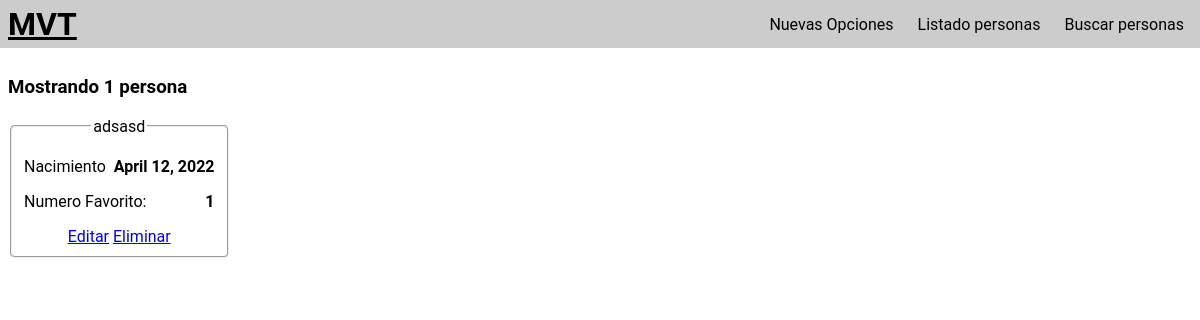
The page /people/ on the database as committed earlier.
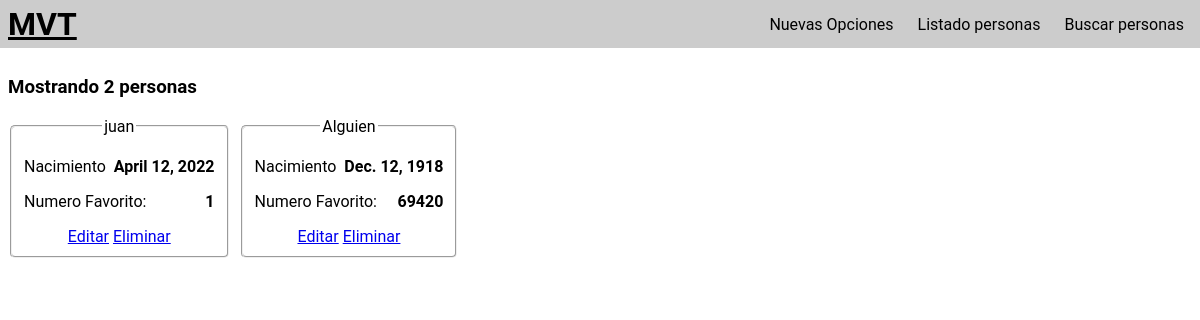
The same page on the database as committed later.
### MVT/models.py (models this page shows, shortened)
class Person(models.Model):
    name = models.CharField(max_length=30)
    born = models.DateField()
    favourite_number = models.IntegerField()
    favourite_movie = models.ForeignKey(Movie, on_delete=models.PROTECT)
    favourite_brand = models.ForeignKey(Brand, on_delete=models.PROTECT)

### MVT/views.py (the view)
# urls.py: path("people/", PersonList.as_view(), name='people'),
class PersonList(TemplateView):
    def get(self, request):
        template_name = "people/all.html"
        people = Person.objects.all()
        context = {
            "getObject": request.GET,
            "q_people": people.count(),
            "people": people,
        }
        return render(request, template_name, context)

### MVT/templates/people/all.html (shortened to what this page needs)
{% extends 'base.html' %}
{% block header_title %}
 <h3>
     {% if q_people > 0 %}
         Mostrando {{q_people}} persona{% if q_people > 1 %}s{% endif %}
     {% else %}
         No se encontraron personas (<a href="{% url 'addPerson' %}">Agregar?</a>)
     {% endif %}
{% endblock %}
{% block content %}
<ul>
    {% for person in people %}
    <li>
        <fieldset>
            <legend>{{ person.name }}</legend>
            <p>Nacimiento <b>{{ person.born }}</b></p>
            <p>Numero Favorito: <b>{{ person.favourite_number }}</b></p>
            <a href="{% url 'editPerson' id=person.id %}">Editar</a>
            <a href="{% url 'deletePerson' id=person.id %}">Eliminar</a>
        </fieldset>
    </li>
    {% endfor %}
</ul>
{% endblock %}

### MVT/templates/base.html (shortened to what this page needs)
<!DOCTYPE html>
<html lang="en">
<head>
</head>
<body>
    <header>
        <h1><a href="/">MVT</a></h1>
        <nav>
            <ul>
                <li class="nav_link--back">
                </li>
                <li>
                    <a href="{% url 'new' %}">Nuevas Opciones</a>
                </li>
                <li>
                    <a href="{% url 'people' %}">Listado personas</a>
                </li>
                <li>
                    <a href="{% url 'searchPerson' %}">Buscar personas</a>
                </li>
            </ul>
        </nav>
    </header>
    <section>
        <h1> {% block header_title %}{% endblock %} </h1>
        {% block content %}
        {% endblock %}
    </section>
</body>
</html>

### MVT/templates/base.html (style rules this page uses)
body { font-family: "Roboto", sans-serif; margin: 0; padding: 0; }
header { background: #ccc; display: flex; justify-content: space-between; align-items: center; padding: 0; height: 3rem; padding: 0 0.5rem; }
section { padding: 0.5rem }
ul { display: flex; flex-flow: row wrap; gap: 0.5rem; padding: 0; margin: 0; }
ul li { list-style: none; }
fieldset { text-align: center; border-radius: 5px; }
fieldset legend { margin: auto; }
fieldset p { display: flex; gap: 0.5rem; justify-content: space-between; }
nav li { display: grid; place-items: center; height: 3rem; min-width: 5rem; padding: 0 0.5rem; }
header a { display: grid; place-items: center; color: black; height: 100%; width: 100%; }
nav li:not(.nav_link--back) a { text-decoration: none; }
nav li:not(.nav_link--back) { transition: all 0.25s; text-decoration: none; }

Rows that differ between the two databases and show on the page:
changed Person: name "adsasd" → "juan"
added Person: name "Alguien", born "Dec. 12, 1918", favourite_number "69420"
Other text that changed with them:
{{ q_people }}: "1" → "2"
text now shown: "s"
